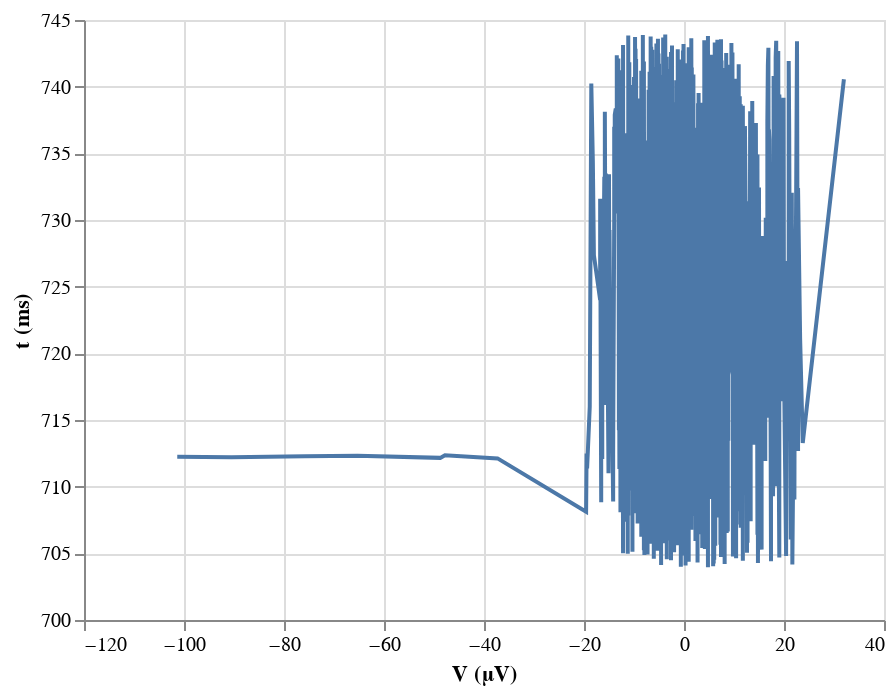

Source (notebook cell):
### Markdown cell above
### Encoding the order

Remember that there is no inherent order to the entries in a `DataFrame`. (Note that when we do this, `iloc` can be really dangerous to use. In general, you really should avoid using `iloc`.) Altair tries to be clever when making line plots as to the order in which the points are connected. Specifically, it assumes that the lines should be connected such that the `x` values are sorted. This often works fine, but what if we wanted to plot the trace with time on the y-axis and voltage on the x-axis? Let's try it. Before we do, though, I'll point out that by default, Altair starts the y-axis at zero if all of the y-values are positive. If we want to turn that off, we need to use the appropriate `scale` kwarg in `alt.Y()`.

### Code cell
alt.Chart(df
    ).mark_line(
    ).encode(
        y=alt.Y('t (ms):Q', scale=alt.Scale(zero=False)),
        x=alt.X('V (uV):Q', title='V (µV)'))

### Figure 1 — Vega-Lite specification as saved in the notebook (floating-point values rounded to 4 significant figures; data arrays with more than 128 entries replaced by an {"elided": "..."} marker saying what was removed)
{"$schema": "https://vega.github.io/schema/vega-lite/v2.4.3.json", "config": {"view": {"height": 300, "width": 400}}, "data": {"values": {"elided": "1000 records"}}, "encoding": {"x": {"field": "V (uV)", "title": "V (µV)", "type": "quantitative"}, "y": {"field": "t (ms)", "scale": {"zero": false}, "type": "quantitative"}}, "mark": "line"}
